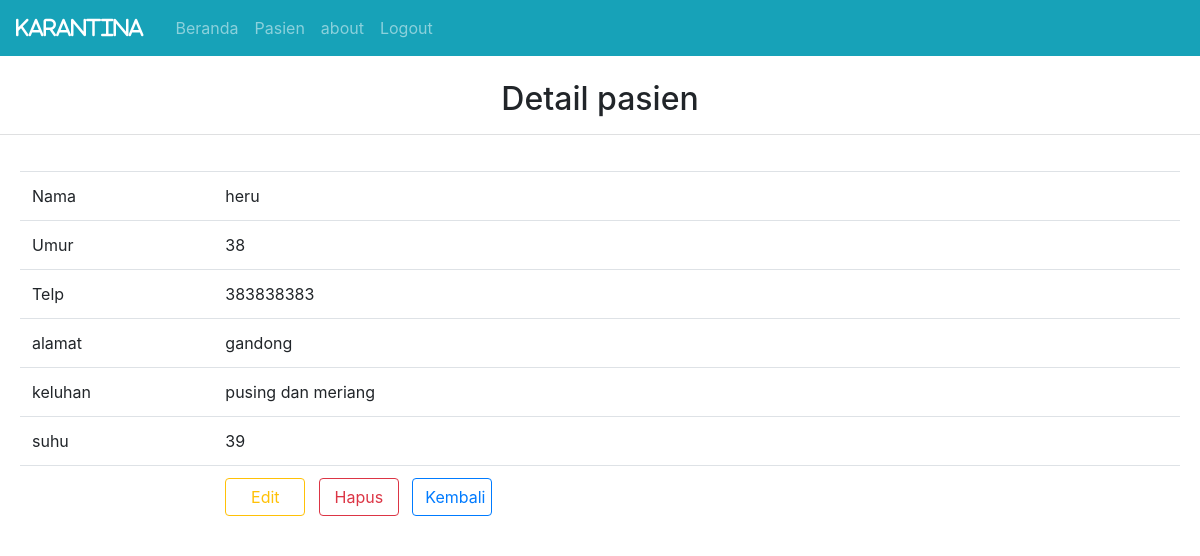
Screenshot of /pasien/detail.php?id_pasien=14 with the database file from the repository.
### tables this page shows
CREATE TABLE `pasien` (
  `id_pasien` int(3) NOT NULL,
  `nama` varchar(255) NOT NULL,
  `umur` int(8) NOT NULL,
  `telp` int(30) NOT NULL,
  `alamat` varchar(255) NOT NULL,
  `keluhan` text NOT NULL,
  `suhu` int(8) NOT NULL,
  `id_level` int(3) NOT NULL
);

### pasien/detail.php (the view, shortened to what this page needs)
<?php
include '../aset/header.php';
include '../koneksi.php';
$id_pasien = $_GET["id_pasien"];
$sql = "SELECT * FROM pasien inner join level on pasien.id_level = level.id_level where id_pasien = $id_pasien";
$res = mysqli_query($kon,$sql);
$detail = mysqli_fetch_assoc($res);
?>
		<center>
			<h2>Detail pasien</h2>
			<hr class="bg-light">
			  <div class="card-body">
                <table class="table">
					<tr>
						<td width="100px">Nama</td>
						<td width="500px"><?= $detail['nama'] ?></td>
					</tr>
					<tr>
						<td width="100px">Umur</td>
						<td width="500px"><?= $detail['umur'] ?></td>
					</tr>
					<tr>
						<td width="100px">Telp</td>
						<td width="500px"><?= $detail['telp'] ?></td>
					</tr>
					<tr>
						<td width="100px">alamat</td>
						<td width="500px"><?= $detail['alamat'] ?></td>
					</tr>
					<tr>
						<td width="100px">keluhan</td>
						<td width="500px"><?= $detail['keluhan'] ?></td>
					</tr>
					<tr>
						<td width="100px">suhu</td>
						<td width="500px"><?= $detail['suhu'] ?></td>
					</tr>
					<tr>
						<td></td>
						<td>
						<a href="edit.php?id_pasien=<?= $detail['id_pasien']?>" class="btn btn-outline-warning" style="width:80px">Edit</a>&nbsp&nbsp
						<a href="hapus.php?id_pasien=<?= $detail['id_pasien']?>" class="btn btn-outline-danger" style="width:80px">Hapus</a>&nbsp&nbsp
						<a href="index.php?id_pasien=<?= $detail['id_pasien']?>" class="btn btn-outline-primary" style="width:80px">Kembali</a></td>
					</tr>
				</table>
				</div>
<?php
include '../aset/footer.php';
?>

### rows the page displays
pasien: nama "heru", umur "38", telp "383838383", alamat "gandong", keluhan "pusing dan meriang", suhu "39"
